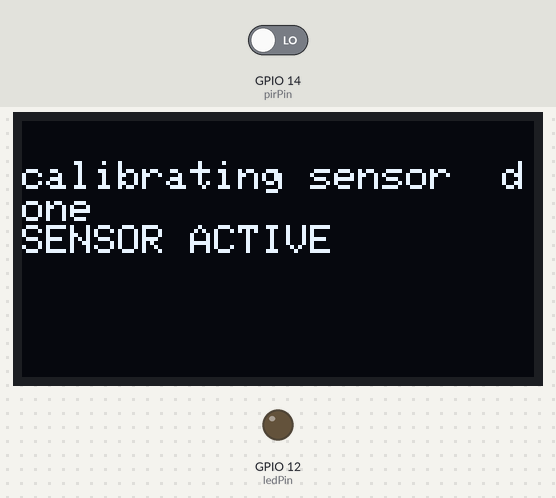
Bench run of a sketch on a simulated ESP8266 (NodeMCU). Shown: 128×64 one-colour display, output pins drawn as LEDs (lit = HIGH). Inputs (shaded band) come from the test bench; at power-on: GPIO 14 (pirPin) LOW. WiFi joins after 1.5 s; servers stay silent unless stated; the display library's start-up logo is not drawn; pins used as bus, display or sensor lines are not drawn; what the sketch prints to the serial monitor is not drawn.

Above: at 32.2 s.
At 34.7 s:
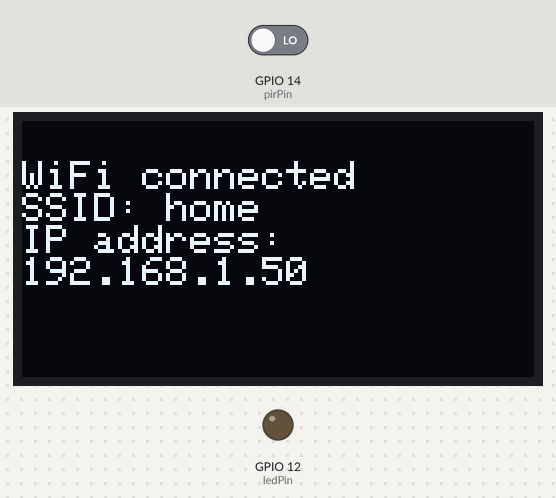

The sketch:

PIR_OLED_OTA_Node_Firebase_T1.ino
```cpp
#include <ESP8266WiFi.h>
#include <ESP8266mDNS.h>
#include <WiFiUdp.h>
#include <ArduinoOTA.h>
//needed for library
#include <DNSServer.h>
#include <ESP8266WebServer.h>
#include <WiFiManager.h>          //https://github.com/tzapu/WiFiManager
#include <WiFiClientSecure.h>
#include <FirebaseArduino.h>
// Set these to run example.
#define FIREBASE_HOST "fireapp-4c89b.firebaseio.com"
#define FIREBASE_AUTH "1GEnrAqlI4oKoBI1yAE2VIgBJ0hCf75xH5CUGB3Y"
#define LIGHT 12
//for LED status
#include <Ticker.h>
Ticker ticker;
//for OLED display
#include "Wire.h"
#include "Adafruit_GFX.h"
#include "Adafruit_SSD1306.h"
#define OLED_RESET LED_BUILTIN
Adafruit_SSD1306 display(OLED_RESET);
#if (SSD1306_LCDHEIGHT != 64)
#error("Height incorrect, please fix Adafruit_SSD1306.h!");
#endif
/////Wifi Config
char ssid[] = "lucky";
int status = WL_IDLE_STATUS;     // the Wifi radio's status
//const char* ssid = "lucky";
const char* password = "laxmish53";
#define led LED_BUILTIN
WiFiClientSecure client;
void tick()
{
  //toggle state
  int state = digitalRead(BUILTIN_LED);  // get the current state of GPIO1 pin
  digitalWrite(BUILTIN_LED, !state);     // set pin to the opposite state
}

//gets called when WiFiManager enters configuration mode
void configModeCallback (WiFiManager *myWiFiManager) {
  Serial.println("Entered config mode");
  Serial.println(WiFi.softAPIP());
  //if you used auto generated SSID, print it
  Serial.println(myWiFiManager->getConfigPortalSSID());
  //entered config mode, make led toggle faster
  ticker.attach(0.2, tick);
}
//the time we give the sensor to calibrate (10-60 secs according to the datasheet)
int calibrationTime = 30;

//the time when the sensor outputs a low impulse
long unsigned int lowIn;

//the amount of milliseconds the sensor has to be low
//before we assume all motion has stopped
long unsigned int pause = 5000;

boolean lockLow = true;
boolean takeLowTime;

int pirPin = 14;    //the digital pin connected to the PIR sensor's output
int ledPin = 12;


/////////////////////////////
//SETUP
void setup(){
  Serial.begin (115200);
  // by default, we'll generate the high voltage from the 3.3v line internally! (neat!)
  display.begin(SSD1306_SWITCHCAPVCC, 0x3c);  // initialize with the I2C addr 0x3D (for the 128x64)
  display.display();
  delay(2000);
  // Clear the buffer.
  display.clearDisplay();
  pinMode(pirPin, INPUT);
  pinMode(ledPin, OUTPUT);
  digitalWrite(pirPin, LOW);

  //give the sensor some time to calibrate
    display.setTextSize(1);
  display.setTextColor(WHITE);
  display.setCursor(0,10);
  display.print("calibrating sensor ");
  Serial.print("calibrating sensor ");
    for(int i = 0; i < calibrationTime; i++){
      Serial.print(".");
      delay(1000);
      }
    Serial.println(" done");
    Serial.println("SENSOR ACTIVE");
    delay(50);
      display.println(" done");
    display.println("SENSOR ACTIVE");
  display.display();
  delay(1000);
  display.clearDisplay();
    Serial.println("Booting");
  Serial.print("Connecting Wifi: ");
  WiFi.mode(WIFI_STA);

  //set led pin as output
  pinMode(BUILTIN_LED, OUTPUT);
  // start ticker with 0.5 because we start in AP mode and try to connect
  ticker.attach(0.6, tick);

  //WiFiManager
  //Local intialization. Once its business is done, there is no need to keep it around
  WiFiManager wifiManager;
  //reset settings - for testing
  //wifiManager.resetSettings();

  //set callback that gets called when connecting to previous WiFi fails, and enters Access Point mode
  wifiManager.setAPCallback(configModeCallback);

  //fetches ssid and pass and tries to connect
  //if it does not connect it starts an access point with the specified name
  //here  "AutoConnectAP"
  //and goes into a blocking loop awaiting configuration
  if (!wifiManager.autoConnect()) {
    Serial.println("failed to connect and hit timeout");
    //reset and try again, or maybe put it to deep sleep
    ESP.reset();
    delay(1000);
  }

  //if you get here you have connected to the WiFi
  Serial.println("Connected to Wifi :)");
  ticker.detach();
  //keep LED on
  digitalWrite(BUILTIN_LED, LOW);

  // Port defaults to 8266
  // ArduinoOTA.setPort(8266);

  // Hostname defaults to esp8266-[ChipID]
  // ArduinoOTA.setHostname("myesp8266");

  // No authentication by default
  // ArduinoOTA.setPassword((const char *)"123");

  ArduinoOTA.onStart([]() {
    Serial.println("Start");
  });
  ArduinoOTA.onEnd([]() {
    Serial.println("\nEnd");
  });
  ArduinoOTA.onProgress([](unsigned int progress, unsigned int total) {
    Serial.printf("Progress: %u%%\r", (progress / (total / 100)));
  });
  ArduinoOTA.onError([](ota_error_t error) {
    Serial.printf("Error[%u]: ", error);
    if (error == OTA_AUTH_ERROR) Serial.println("Auth Failed");
    else if (error == OTA_BEGIN_ERROR) Serial.println("Begin Failed");
    else if (error == OTA_CONNECT_ERROR) Serial.println("Connect Failed");
    else if (error == OTA_RECEIVE_ERROR) Serial.println("Receive Failed");
    else if (error == OTA_END_ERROR) Serial.println("End Failed");
  });
  ArduinoOTA.begin();
 Serial.println("");
  Serial.println("WiFi connected");
 String my_ssid = WiFi.SSID();
 Serial.print("SSID: ");
  Serial.println(my_ssid);
  Serial.println("IP address: ");
  IPAddress my_ip = WiFi.localIP();
  Serial.println(my_ip);
display.setTextSize(1);
  display.setTextColor(WHITE);
  display.setCursor(0,10);
  display.println("WiFi connected");
  display.print("SSID: ");
  display.println(my_ssid);
  display.println("IP address: ");
  display.println(my_ip);
  display.display();
  delay(500);
  display.clearDisplay();
   Firebase.begin(FIREBASE_HOST, FIREBASE_AUTH);
  Firebase.setString("PIR_Sensor Status", "To be updated");
  // handle error
  if (Firebase.failed()) {
      Serial.print("setting /message failed:");
      Serial.println(Firebase.error());
      return;
  }
delay(1000);
}

////////////////////////////
//LOOP
void loop(){
 ArduinoOTA.handle();
     if(digitalRead(pirPin) == HIGH){
       digitalWrite(ledPin, HIGH);   //the led visualizes the sensors output pin state
       if(lockLow){
         //makes sure we wait for a transition to LOW before any further output is made:
         lockLow = false;
         Serial.println("---");
         Serial.print("motion detected at ");
         Serial.print(millis()/1000);
         Serial.println(" sec");
         delay(50);
         int stsec = millis()/1000;
           Firebase.setString("PIR_Sensor Status", "Motion started at "+ String(stsec) +" sec");
         display.setTextSize(1);
  display.setTextColor(WHITE);
  display.setCursor(0,10);
  display.print("motion detected at ");
  display.print(millis()/1000);
    display.println("sec");
  display.display();
  delay(1000);
  display.clearDisplay();
         }
         takeLowTime = true;
       }

     if(digitalRead(pirPin) == LOW){
       digitalWrite(ledPin, LOW);  //the led visualizes the sensors output pin state

       if(takeLowTime){
        lowIn = millis();          //save the time of the transition from high to LOW
        takeLowTime = false;       //make sure this is only done at the start of a LOW phase
        }
       //if the sensor is low for more than the given pause,
       //we assume that no more motion is going to happen
       if(!lockLow && millis() - lowIn > pause){
           //makes sure this block of code is only executed again after
           //a new motion sequence has been detected
           lockLow = true;
           Serial.print("motion ended at ");      //output
           Serial.print((millis() - pause)/1000);
           Serial.println(" sec");
           delay(50);
           int endsec = (millis() - pause)/1000;
           Firebase.setString("PIR_Sensor Status", "Motion ended at "+ String(endsec) +" sec");
           display.setTextSize(1);
  display.setTextColor(WHITE);
  display.setCursor(0,10);
  display.print("motion ended at ");
  display.print((millis() - pause)/1000);
    display.println("sec");
  display.display();
  delay(1000);
  display.clearDisplay();
           }
       }
  }
```

Measured:
- what the display in image 0 shows lasts 2.6 s, from 32.1 s to 34.7 s
